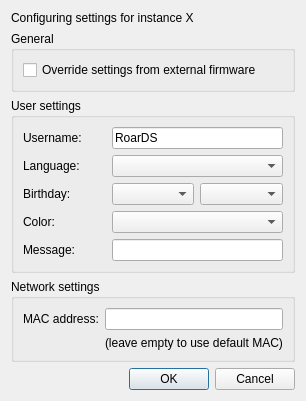
<?xml version="1.0" encoding="UTF-8"?>
<ui version="4.0">
 <class>FirmwareSettingsDialog</class>
 <widget class="QDialog" name="FirmwareSettingsDialog">
  <property name="geometry">
   <rect>
    <x>0</x>
    <y>0</y>
    <width>511</width>
    <height>357</height>
   </rect>
  </property>
  <property name="sizePolicy">
   <sizepolicy hsizetype="Fixed" vsizetype="Fixed">
    <horstretch>0</horstretch>
    <verstretch>0</verstretch>
   </sizepolicy>
  </property>
  <property name="windowTitle">
   <string>Firmware settings - RoarDS</string>
  </property>
  <layout class="QVBoxLayout" name="verticalLayout">
   <property name="sizeConstraint">
    <enum>QLayout::SetFixedSize</enum>
   </property>
   <item>
    <widget class="QLabel" name="lblInstanceNum">
     <property name="text">
      <string>Configuring settings for instance X</string>
     </property>
    </widget>
   </item>
   <item>
    <widget class="QGroupBox" name="grpGeneral">
     <property name="title">
      <string>General</string>
     </property>
     <layout class="QGridLayout" name="gridLayout_3">
      <item row="0" column="0">
       <widget class="QCheckBox" name="overrideFirmwareBox">
        <property name="text">
         <string>Override settings from external firmware</string>
        </property>
       </widget>
      </item>
     </layout>
    </widget>
   </item>
   <item>
    <widget class="QGroupBox" name="grpUserSettings">
     <property name="title">
      <string>User settings</string>
     </property>
     <layout class="QGridLayout" name="gridLayout">
      <property name="leftMargin">
       <number>9</number>
      </property>
      <property name="topMargin">
       <number>9</number>
      </property>
      <property name="rightMargin">
       <number>9</number>
      </property>
      <property name="bottomMargin">
       <number>9</number>
      </property>
      <item row="2" column="1">
       <widget class="QComboBox" name="cbxBirthdayDay"/>
      </item>
      <item row="2" column="2">
       <widget class="QComboBox" name="cbxBirthdayMonth"/>
      </item>
      <item row="0" column="1" colspan="2">
       <widget class="QLineEdit" name="usernameEdit">
        <property name="text">
         <string>RoarDS</string>
        </property>
        <property name="maxLength">
         <number>10</number>
        </property>
        <property name="clearButtonEnabled">
         <bool>false</bool>
        </property>
       </widget>
      </item>
      <item row="0" column="0">
       <widget class="QLabel" name="usernameLabel">
        <property name="text">
         <string>Username:</string>
        </property>
       </widget>
      </item>
      <item row="4" column="0">
       <widget class="QLabel" name="label_3">
        <property name="text">
         <string>Message:</string>
        </property>
       </widget>
      </item>
      <item row="3" column="1" colspan="2">
       <widget class="QComboBox" name="colorsEdit"/>
      </item>
      <item row="3" column="0">
       <widget class="QLabel" name="label_2">
        <property name="text">
         <string>Color:</string>
        </property>
       </widget>
      </item>
      <item row="1" column="0">
       <widget class="QLabel" name="label">
        <property name="text">
         <string>Language:</string>
        </property>
       </widget>
      </item>
      <item row="2" column="0">
       <widget class="QLabel" name="label_4">
        <property name="text">
         <string>Birthday:</string>
        </property>
       </widget>
      </item>
      <item row="4" column="1" colspan="2">
       <widget class="QLineEdit" name="messageEdit"/>
      </item>
      <item row="1" column="1" colspan="2">
       <widget class="QComboBox" name="languageBox"/>
      </item>
     </layout>
    </widget>
   </item>
   <item>
    <widget class="QGroupBox" name="grpWifiSettings">
     <property name="title">
      <string>Network settings</string>
     </property>
     <layout class="QGridLayout" name="gridLayout_2">
      <item row="0" column="0">
       <widget class="QLabel" name="label_5">
        <property name="text">
         <string>MAC address:</string>
        </property>
       </widget>
      </item>
      <item row="0" column="1">
       <widget class="QLineEdit" name="txtMAC">
        <property name="maxLength">
         <number>17</number>
        </property>
       </widget>
      </item>
      <item row="1" column="1">
       <widget class="QLabel" name="label_6">
        <property name="text">
         <string>(leave empty to use default MAC)</string>
        </property>
       </widget>
      </item>
     </layout>
    </widget>
   </item>
   <item>
    <widget class="QDialogButtonBox" name="dialogButtons">
     <property name="orientation">
      <enum>Qt::Horizontal</enum>
     </property>
     <property name="standardButtons">
      <set>QDialogButtonBox::Cancel|QDialogButtonBox::Ok</set>
     </property>
    </widget>
   </item>
  </layout>
 </widget>
 <tabstops>
  <tabstop>overrideFirmwareBox</tabstop>
  <tabstop>usernameEdit</tabstop>
  <tabstop>languageBox</tabstop>
  <tabstop>cbxBirthdayDay</tabstop>
  <tabstop>cbxBirthdayMonth</tabstop>
  <tabstop>colorsEdit</tabstop>
  <tabstop>messageEdit</tabstop>
  <tabstop>txtMAC</tabstop>
 </tabstops>
 <resources/>
 <connections>
  <connection>
   <sender>dialogButtons</sender>
   <signal>accepted()</signal>
   <receiver>FirmwareSettingsDialog</receiver>
   <slot>accept()</slot>
   <hints>
    <hint type="sourcelabel">
     <x>255</x>
     <y>250</y>
    </hint>
    <hint type="destinationlabel">
     <x>255</x>
     <y>135</y>
    </hint>
   </hints>
  </connection>
  <connection>
   <sender>dialogButtons</sender>
   <signal>rejected()</signal>
   <receiver>FirmwareSettingsDialog</receiver>
   <slot>reject()</slot>
   <hints>
    <hint type="sourcelabel">
     <x>255</x>
     <y>250</y>
    </hint>
    <hint type="destinationlabel">
     <x>255</x>
     <y>135</y>
    </hint>
   </hints>
  </connection>
 </connections>
</ui>
